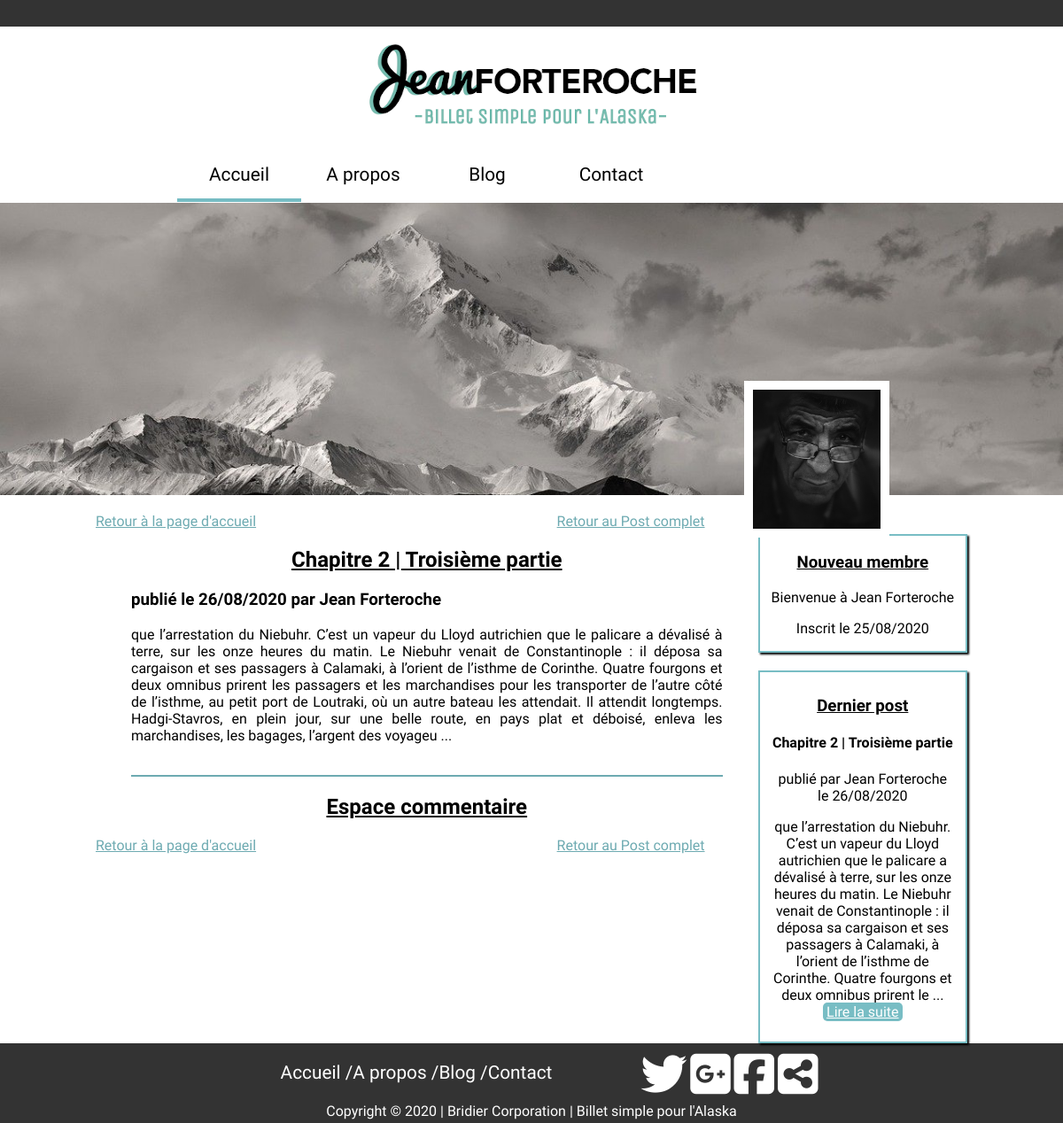
/index.php?action=comments&id=10, run on an earlier commit of the app's database.
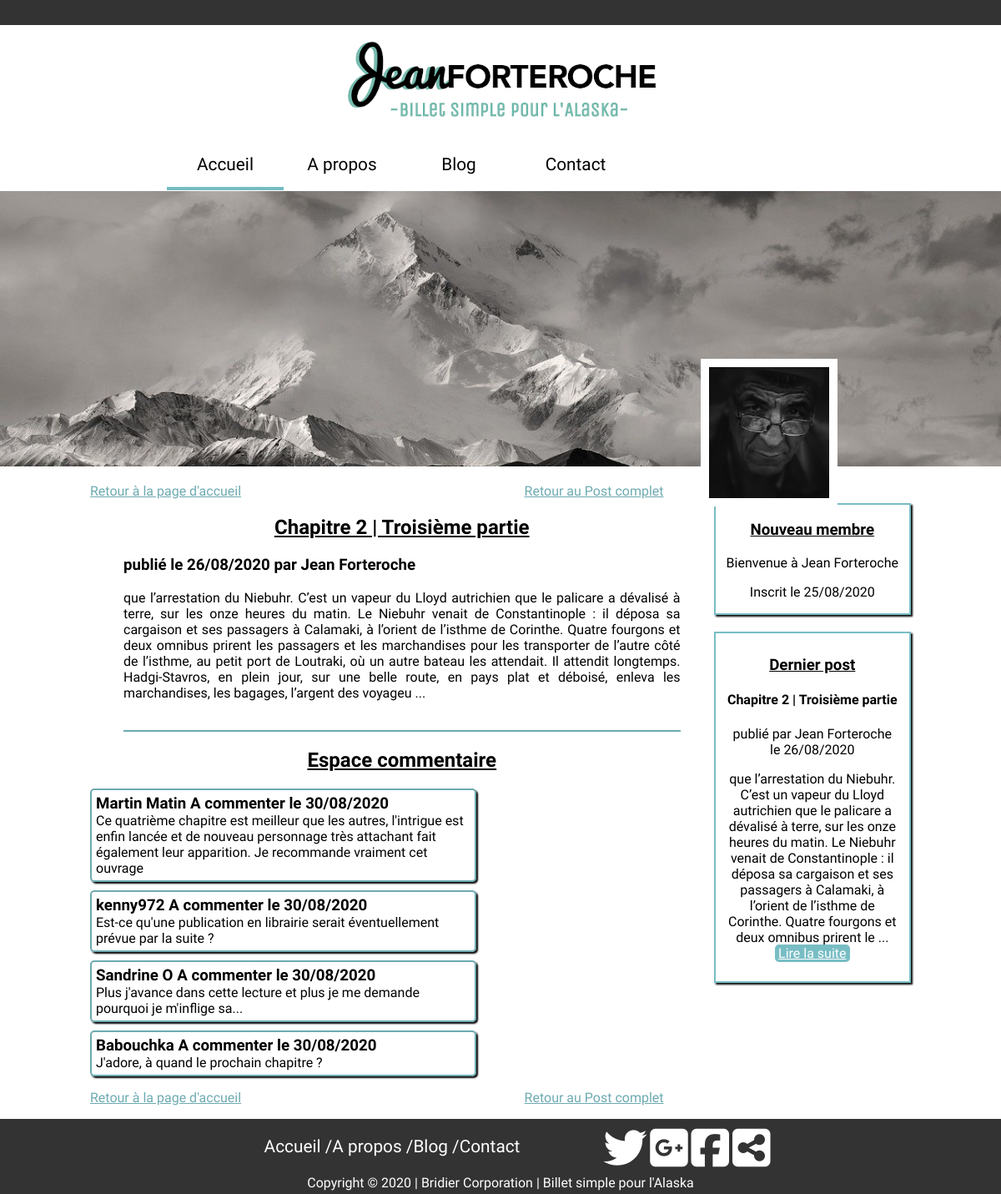
And on a later commit of the database.
### tables this page shows
CREATE TABLE `posts` (
  `id` int(11) NOT NULL,
  `author` varchar(255) NOT NULL,
  `title` varchar(255) NOT NULL,
  `content` text NOT NULL,
  `date_creation` datetime NOT NULL DEFAULT CURRENT_TIMESTAMP
);

CREATE TABLE `users` (
  `id` int(11) NOT NULL,
  `id_status` int(11) NOT NULL,
  `firstName` varchar(255) NOT NULL,
  `lastName` varchar(255) NOT NULL,
  `pseudo` varchar(255) NOT NULL,
  `password` varchar(255) NOT NULL,
  `mail` varchar(255) NOT NULL,
  `date_inscription` datetime NOT NULL DEFAULT CURRENT_TIMESTAMP
);

CREATE TABLE `comments` (
  `id` int(11) NOT NULL,
  `post_id` int(11) NOT NULL,
  `author` varchar(255) NOT NULL,
  `content` text NOT NULL,
  `date_creation` datetime NOT NULL DEFAULT CURRENT_TIMESTAMP
);

### controller/controller.php (called while the page is built, shortened)
<?php
require_once('model/postManager.php');
require_once('model/userManager.php');
require_once('model/commentManager.php');
function getComment($id)
{
    require('rightBlockController.php');
    $getExtractPost = $postManager->getExtractpost($id);
    $commentManager = new CommentManager();
    $getComments = $commentManager->getComments($id);
    require('view/commentsView.php');
}

### model/postManager.php (called while the page is built, shortened)
<?php
class PostManager extends Manager
{
    public function lastPost()
    {
        $db = $this->dbConnect();
        $req = $db->query('SELECT id,author, title, LEFT( content, 300 ) AS content, DATE_FORMAT(date_creation, \'%d/%m/%Y\') AS date_creation FROM posts ORDER BY id DESC LIMIT 1');
        $lastPost = $req->fetch();
        return $lastPost;
    }
    public function getExtractPost($id)
    {
        $db = $this->dbConnect();
        $req = $db->prepare('SELECT id,author, title, LEFT( content, 600 ) AS content, DATE_FORMAT(date_creation, \'%d/%m/%Y\') AS date_creation FROM posts WHERE id = ?');
        $req->execute(array($id));
        $getPost = $req->fetch();
        return $getPost;
    }
}

### model/userManager.php (called while the page is built, shortened)
<?php
class UserManager extends Manager
{
    public function getLastUser()
    {
        $db = $this->dbConnect();
        $req = $db->query('SELECT id, pseudo, DATE_FORMAT(date_inscription, \'%d/%m/%Y\') AS date_inscirption FROM users ORDER BY id DESC
        LIMIT 1');
        $lastUser = $req->fetch();
        return $lastUser;
    }
}

### controller/rightBlockController.php (called while the page is built)
<?php
$postManager = new PostManager();
$userManager = new UserManager();
$lastUser = $userManager->getLastUser();
$lastPost = $postManager->lastPost();

### model/commentManager.php (called while the page is built, shortened)
<?php
class CommentManager extends Manager
{
    public function getComments($id)
    {
        $db = $this->dbConnect();
        $req = $db->prepare('SELECT id, post_id, author, content, DATE_FORMAT(date_creation, \'%d/%m/%Y\') AS date_creation FROM comments WHERE post_id = ? ORDER BY date_creation DESC');
        $req->execute(array($id));
        return $req;
    }
}

### view/commentsView.php (the view, shortened to what this page needs)
<p class="homePage">
    <a href="index.php">Retour à la page d'accueil</a>
    <a href="index.php?action=post&amp;id=<?=$getExtractPost['id']?>#ancre" class="linkPrevious">Retour au Post complet</a>
</p>
<article class="leftBlock">
    <h2><?=htmlspecialchars($getExtractPost['title'])?></h2>
    <h3>publié le <?=htmlspecialchars($getExtractPost['date_creation'])?> par <?=$getExtractPost['author']?></h3>
    <p>
        <?=nl2br(htmlspecialchars($getExtractPost['content']))?> ...
    </p>
    <br/>
</article>
<h2><strong>Espace commentaire</strong></h2>
<?php
while ($data = $getComments->fetch())
{
?>
    <article class="commentBlock">
        <h3><?=htmlspecialchars($data['author'])?> A commenter le  <?=htmlspecialchars($data['date_creation'])?></h3>
        <p>
            <?=nl2br(htmlspecialchars($data['content']))?>
        </p>
    </article>
<?php
}
?>
<p class="homePage">
    <a href="index.php">Retour à la page d'accueil</a>
    <a href="index.php?action=post&amp;id=<?=$getExtractPost['id']?>#ancre" class="linkPrevious">Retour au Post complet</a>
</p>
<?php $content = ob_get_clean(); ?>
<?php require('template.php'); ?>

### index.php (shortened to what this page needs)
<?php
require('controller/controller.php');
try {
    if (isset($_GET['action'])){
        if($_GET['action'] == 'various'){
            if(isset($_GET['id'])){
                if($_GET['id'] > 0 AND $_GET['id'] < 50){
                    various($_GET['id']);
                }else{
                throw new Exception('Page Web inaccessible.');
                }
            }else{
                throw new Exception('Page Web inaccessible.');
            }
        }
        elseif($_GET['action'] == 'about'){
            about();
        }
        elseif($_GET['action'] == 'blog'){
            posts();
        }
        elseif($_GET['action'] == 'comments'){
            getComment($_GET['id']);
        }
        else{
                throw new Exception('Page Web inaccessible.');
            }
        }
    else {
        indexPosts();
    }
}
catch(Exception $e) {
    require('controller/rightBlockController.php');
    $errorMessage = $e->getMessage();
    require('view/errorView.php');
}

### view/template.php (shortened to what this page needs)
<!DOCTYPE html>
<html>
    <head>
        <link href="public/css/style.css" rel="stylesheet" />
    </head>
    <body>
        <header>
            <div class="headband"></div>
            <p class="logo"><img src="public/img/logo_400.png" alt="logo de Jean"></p>
            <nav>
                <ul class="menu">
                    <li class="buttonMenu accueil"><a href="index.php">Accueil</a></li>
                    <li class="buttonMenu a_propos"><a href="index.php?action=about#ancre">A propos</a></li>
                    <li class="buttonMenu blog"><a href="index.php?action=blog#ancre">Blog</a></li>
                    <li class="buttonMenu contact"><a href="">Contact</a></li>
                </ul>
            </nav>
        </header>
        <div class="divider"></div>
        <div class="banniere">
            <img src="public/img/banniere.jpg" alt="paysage Alaska" class="paysage">
            <img src="public/img/jean_f.jpg" alt="Portrait de Jean Forteroche" class="portrait">
        </div>
        <div class="blockInvisible" id="ancre"></div>
        <section class="section">
            <section class="leftSection">
                <?= $content ?>
            </section>
            <section class="rightSection">
                <article class="lastUser">
                    <h3>Nouveau membre</h3>
                    <p>Bienvenue à <?=htmlspecialchars($lastUser['pseudo'])?></p>
                    <p>Inscrit le <?=htmlspecialchars($lastUser['date_inscirption'])?></p>
                </article>
                <article class="lastPost">
                    <h3>Dernier post</h3>
                    <h4><?=htmlspecialchars($lastPost['title'])?></h4>
                    <p>publié par <?=htmlspecialchars($lastPost['author'])?><br /> le <?=htmlspecialchars($lastPost['date_creation'])?></p>
                    <p>
                        <?=htmlspecialchars($lastPost['content'])?>
                        ... <a href="index.php?action=post&amp;id=<?=$lastPost['id']?>#ancre" class="readMore">Lire la suite</a>
                    </p>
                </article>
            </section>
        </section>
        <footer>
            <div class="footer_block">
                <ul class="footer_menu">
                    <li><a href="">Accueil / </a></li>
                    <li><a href="">A propos / </a></li>
                    <li><a href="">Blog / </a></li>
                    <li><a href="">Contact</a></li>
                </ul>
                <ul class="footer_social_network">
                    <li><a href=""><i class="fab fa-twitter"></i></a></li>
                    <li><a href=""><i class="fab fa-google-plus-square"></i></a></li>
                    <li><a href=""><i class="fab fa-facebook-square"></i></a></li>
                    <li><a href=""><i class="fas fa-share-alt-square"></i></a></li>
                </ul>
            </div>
            <p class='copyright'>Copyright © 2020 | Bridier Corporation | Billet simple pour l'Alaska </p>
        </footer>
    </body>
</html>

### public/css/style.css (style rules this page uses)
body { margin:0; font-family: 'Unica One', cursive; }
.headband { height: 30px; background-color: rgb(51, 51, 51); }
header { position: fixed; width: 100%; background-color: white; z-index: 1; }
.divider { height: 229px;; }
.blockInvisible { font-family: 'Unica One', cursive; height: 229px; width: 100%; position: absolute; top: 396px; }
.logo { text-align: center; margin: 0px; }
.menu { margin:auto; display: flex; justify-content: flex-start; width: 70%; }
.buttonMenu { width: 110px; padding: 15px; text-align: center; list-style: none; }
.menu a, footer a { text-decoration:none; color:black; font-size: 1.3em; font-family: 'Unica One', cursive; }
.accueil { border-bottom: 4px solid rgb(118, 188, 195); }
.banniere { position: relative; }
.paysage { width: 100%; }
.portrait { position: absolute; top: 60%; left: 70%; width: 12%; padding:10px; background-color: white; position: absolute; }
footer { background-color: rgb(51, 51, 51); height: 90px; }
footer ul { text-align: center; list-style: none; }
footer a, .copyright { color: white; }
.footer_block { display: flex; justify-content: center; align-items: center; }
.footer_menu { display: flex; margin:0px; }
.footer_social_network { display: flex; font-size: 2.5em; justify-content: space-between; padding: 6px 0px 0px 100px; width: 200px; margin:0px; }
.copyright { margin:0px; text-align: center; font-family: 'Unica One', cursive; }
.section { width:82%; margin: auto; display: flex; justify-content: space-between; }
.leftSection { width: 80%; }
.leftSection h2, .rightSection h3 { text-decoration: underline; }
.rightSection { width: 249px; margin-top: 40px; text-align: center; }
.lastUser { height: 130px; }
.lastPost { margin-top: 20px; padding: 8px;; }
.lastUser, .lastPost { box-shadow: 2px 2px 2Px black; border: 2px solid rgb(120, 189, 196); }
.leftSection h2 { text-align: center; }
.readMore { padding: 1px 4Px; background-color: rgb(120, 189, 196); color: white; border-radius: 5px;; }
.leftBlock { text-align: justify; margin: 0px 40px; border-bottom : 2px solid rgb(109, 170, 177); }
.homePage a { color: rgb(109, 170, 177); }
.linkPrevious { float: right; margin-right: 60px; }
.commentBlock { border: 2px solid rgb(109, 170, 177); border-radius:5px; box-shadow: 2px 2px 2Px black; padding:5px; margin-bottom: 10px; width: 60% }
.commentBlock h3, .commentBlock p { margin: 0px; }

What changed in the data, as far as the page shows it:
added comments: author "Martin Matin", date_creation "30/08/2020", content "Ce quatrième chapitre est meilleur que les autres, l'intrigue est enfin lancée et de nouveau personnage très attachant fait également leur apparition. Je recommande vraiment cet ouvrage"
added comments: author "kenny972", date_creation "30/08/2020", content "Est-ce qu'une publication en librairie serait éventuellement prévue par la suite ?"
added comments: author "Sandrine O", date_creation "30/08/2020", content "Plus j'avance dans cette lecture et plus je me demande pourquoi je m'inflige sa..."
added comments: author "Babouchka", date_creation "30/08/2020", content "J'adore, à quand le prochain chapitre ?"
